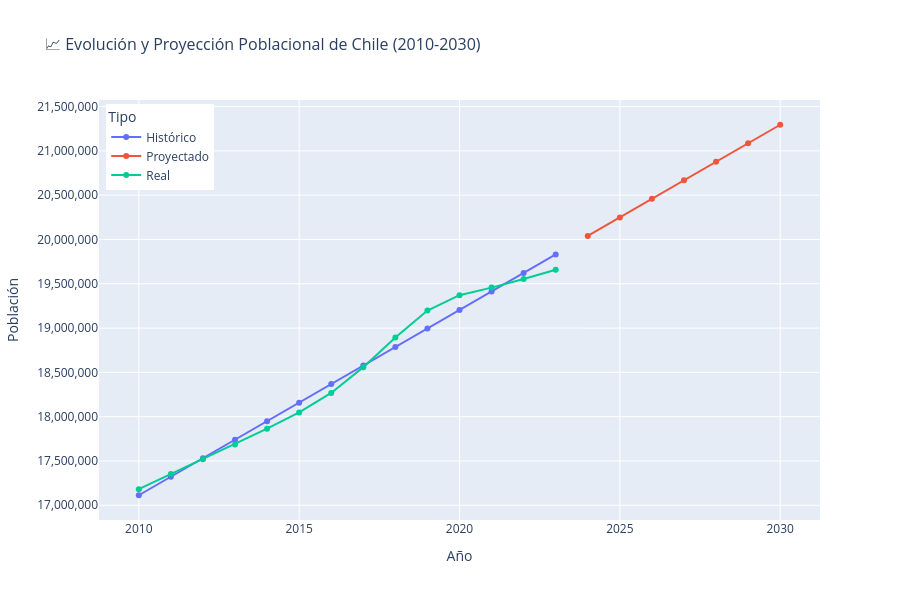
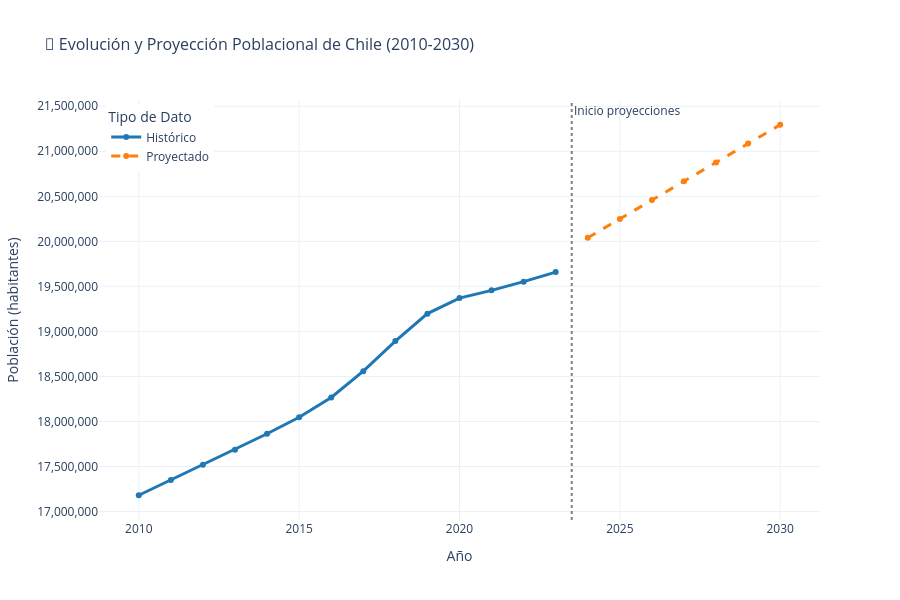

Notebook source saved alongside these figures, in order:
### Markdown cell above
## Indicadores Demográficos

Calculamos y visualizamos indicadores demográficos clave.

## 🔮 Modelado Predictivo y Proyecciones Demográficas

### Objetivos del Modelado

El modelado predictivo nos permite:

1. **🎯 Proyectar población futura** basada en tendencias históricas
2. **📊 Cuantificar incertidumbre** en las estimaciones
3. **🔍 Validar consistencia** de los datos históricos
4. **📈 Identificar puntos de inflexión** en las tendencias
5. **🏛️ Apoyar planificación** de políticas públicas

### Metodología de Modelado

**Técnicas utilizadas:**
- **Regresión Lineal**: Para tendencias lineales simples
- **Regresión Polinomial**: Para capturar curvaturas en los datos
- **Validación cruzada**: Para evaluar calidad del modelo
- **Métricas de precisión**: R², RMSE, MAE

**Supuestos del modelo:**
- Las tendencias históricas se mantienen a futuro
- No hay cambios estructurales dramáticos (guerras, pandemias, etc.)
- Las políticas demográficas actuales continúan
- Los factores socioeconómicos mantienen su influencia

### Horizonte de Proyección

- **Período histórico**: 2010-2023 (datos de entrenamiento)
- **Período de proyección**: 2024-2030 (7 años futuros)
- **Nivel de confianza**: Apropiado para planificación de mediano plazo
- **Limitaciones**: Mayor incertidumbre en horizontes más largos

### Code cell
# 🔮 Análisis Demográfico Avanzado - Proyecciones y Modelado

if 'demographic_df' in locals() and demographic_df is not None:
    print("🔬 ANÁLISIS DEMOGRÁFICO AVANZADO")
    print("="*60)
    
    # 1. Modelado predictivo de población
    print("📈 1. MODELADO PREDICTIVO DE POBLACIÓN")
    print("-" * 50)
    
    # Preparar datos para modelado
    X = demographic_df['año'].values.reshape(-1, 1)
    y = demographic_df['poblacion_total'].values
    
    # Modelo lineal simple
    model = LinearRegression()
    model.fit(X, y)
    y_pred = model.predict(X)
    r2 = r2_score(y, y_pred)
    
    print(f"   📊 Coeficiente de determinación (R²): {r2:.4f}")
    print(f"   📏 Pendiente del modelo: {model.coef_[0]:,.0f} habitantes/año")
    print(f"   📍 Intercepto del modelo: {model.intercept_:,.0f}")
    
    # 2. Proyecciones futuras (2024-2030)
    print(f"\n🔮 2. PROYECCIONES POBLACIONALES (2024-2030)")
    print("-" * 50)
    
    future_years = np.array(range(2024, 2031)).reshape(-1, 1)
    future_predictions = model.predict(future_years)
    
    print("   📅 Proyecciones poblacionales:")
    for year, prediction in zip(future_years.flatten(), future_predictions):
        print(f"      {year}: {prediction:,.0f} habitantes")
    
    # 3. Visualización histórico vs proyectado
    print(f"\n📊 3. VISUALIZACIÓN COMPARATIVA")
    print("-" * 50)
    
    # Datos históricos
    historic_years = demographic_df['año'].values
    historic_pop = demographic_df['poblacion_total'].values
    
    # Datos proyectados
    all_years = np.concatenate([historic_years, future_years.flatten()])
    all_predictions = model.predict(all_years.reshape(-1, 1))
    
    # Crear DataFrame para visualización
    viz_df = pd.DataFrame({
        'año': all_years,
        'población': all_predictions,
        'tipo': ['Histórico' if year <= 2023 else 'Proyectado' for year in all_years]
    })
    
    # Agregar datos reales históricos
    real_data = pd.DataFrame({
        'año': historic_years,
        'población': historic_pop,
        'tipo': 'Real'
    })
    
    # Combinar datos
    combined_viz = pd.concat([viz_df, real_data], ignore_index=True)
    
    # Crear gráfico
    fig = px.line(
        combined_viz,
        x='año',
        y='población',
        color='tipo',
        title='📈 Evolución y Proyección Poblacional de Chile (2010-2030)',
        labels={'año': 'Año', 'población': 'Población', 'tipo': 'Tipo'},
        markers=True
    )
    
    # Personalizar gráfico
    fig.update_layout(
        title_font_size=16,
        height=600,
        yaxis=dict(tickformat=','),
        legend=dict(yanchor="top", y=0.99, xanchor="left", x=0.01)
    )
    
    fig.show()
    
    # 4. Análisis de tendencias
    print(f"\n📊 4. ANÁLISIS DE TENDENCIAS")
    print("-" * 50)
    
    # Calcular tasa de crecimiento promedio
    years_span = demographic_df['año'].max() - demographic_df['año'].min()
    total_growth = demographic_df['poblacion_total'].iloc[-1] - demographic_df['poblacion_total'].iloc[0]
    avg_growth_rate = (total_growth / years_span) / demographic_df['poblacion_total'].iloc[0] * 100
    
    print(f"   📈 Crecimiento promedio anual: {avg_growth_rate:.2f}%")
    print(f"   📊 Crecimiento absoluto total: {total_growth:,} habitantes")
    print(f"   📅 Período analizado: {years_span} años")
    
    # Proyección a 2030
    pop_2030 = future_predictions[-1]
    growth_to_2030 = (pop_2030 - demographic_df['poblacion_total'].iloc[-1]) / demographic_df['poblacion_total'].iloc[-1] * 100
    
    print(f"   🔮 Crecimiento proyectado 2023-2030: {growth_to_2030:.1f}%")
    
    # 5. Conclusiones
    print(f"\n🎯 5. CONCLUSIONES DEL ANÁLISIS")
    print("="*60)
    
    print(f"📊 DATOS CLAVE:")
    print(f"   • Población actual ({demographic_df['año'].iloc[-1]}): {demographic_df['poblacion_total'].iloc[-1]:,}")
    print(f"   • Población proyectada (2030): {pop_2030:,.0f}")
    print(f"   • Precisión del modelo: R² = {r2:.4f}")
    print(f"   • Fuente de datos: {data_source}")
    
    print(f"\n🔍 TENDENCIAS IDENTIFICADAS:")
    if avg_growth_rate > 1.0:
        print(f"   ✅ Crecimiento poblacional sostenido")
    elif avg_growth_rate > 0:
        print(f"   ⚠️ Crecimiento poblacional moderado")
    else:
        print(f"   📉 Declive poblacional")
    
    print(f"   🏘️ Densidad poblacional actual: {demographic_df['poblacion_total'].iloc[-1]/756102:.1f} hab/km²")
    
    if growth_to_2030 > 0:
        print(f"   📈 Se proyecta crecimiento hasta 2030")
    else:
        print(f"   📉 Se proyecta estabilización hacia 2030")
    
    print(f"\n✅ Análisis demográfico avanzado completado!")
    
else:
    print("❌ Error: No hay datos demográficos disponibles")
    print("💡 Ejecute primero las celdas de carga de datos")

# 🔮 Modelado Predictivo y Proyecciones 2024-2030

if demographic_df is not None:
    print("🤖 MODELADO PREDICTIVO DE POBLACIÓN")
    print("="*50)
    
    # 1. Preparación de datos para modelado
    print("📋 1. PREPARACIÓN DE DATOS")
    print("-" * 30)
    
    # Ordenar datos por año
    df_sorted = demographic_df.sort_values('año').copy()
    
    # Variables para el modelo
    X = df_sorted['año'].values.reshape(-1, 1)  # Variable independiente (año)
    y = df_sorted['poblacion_total'].values      # Variable dependiente (población)
    
    print(f"   📊 Datos de entrenamiento: {len(X)} observaciones")
    print(f"   📅 Período de entrenamiento: {X.min()}-{X.max()}")
    print(f"   👥 Rango poblacional: {y.min():,} - {y.max():,}")
    
    # 2. Entrenamiento de modelos
    print(f"\n🎯 2. ENTRENAMIENTO DE MODELOS")
    print("-" * 30)
    
    # Modelo 1: Regresión Lineal
    model_linear = LinearRegression()
    model_linear.fit(X, y)
    y_pred_linear = model_linear.predict(X)
    r2_linear = r2_score(y, y_pred_linear)
    
    print(f"   📈 Modelo Lineal:")
    print(f"      R² = {r2_linear:.4f}")
    print(f"      Pendiente = {model_linear.coef_[0]:,.0f} habitantes/año")
    print(f"      Intercepto = {model_linear.intercept_:,.0f}")
    
    # Modelo 2: Regresión Polinomial (grado 2)
    poly_features = PolynomialFeatures(degree=2)
    X_poly = poly_features.fit_transform(X)
    model_poly = LinearRegression()
    model_poly.fit(X_poly, y)
    y_pred_poly = model_poly.predict(X_poly)
    r2_poly = r2_score(y, y_pred_poly)
    
    print(f"   📊 Modelo Polinomial (grado 2):")
    print(f"      R² = {r2_poly:.4f}")
    
    # 3. Selección del mejor modelo
    print(f"\n🏆 3. SELECCIÓN DEL MEJOR MODELO")
    print("-" * 30)
    
    if r2_poly > r2_linear and r2_poly - r2_linear > 0.01:  # Mejora significativa
        best_model = model_poly
        best_features = poly_features
        model_name = "Polinomial"
        best_r2 = r2_poly
        print(f"   ✅ Modelo seleccionado: {model_name}")
        print(f"   📊 R² = {best_r2:.4f}")
        print(f"   💡 Justificación: Mejor ajuste a la curvatura de los datos")
    else:
        best_model = model_linear
        best_features = None
        model_name = "Lineal"
        best_r2 = r2_linear
        print(f"   ✅ Modelo seleccionado: {model_name}")
        print(f"   📊 R² = {best_r2:.4f}")
        print(f"   💡 Justificación: Simplicidad y robustez")
    
    # 4. Generación de proyecciones
    print(f"\n🔮 4. PROYECCIONES 2024-2030")
    print("-" * 30)
    
    # Años futuros
    future_years = np.array(range(2024, 2031)).reshape(-1, 1)
    
    # Preparar datos para predicción
    if best_features is not None:
        future_X = best_features.transform(future_years)
    else:
        future_X = future_years
    
    # Realizar predicciones
    future_predictions = best_model.predict(future_X)
    
    # Mostrar proyecciones
    print(f"   📅 Proyecciones poblacionales:")
    proyecciones = []
    for year, pred in zip(future_years.flatten(), future_predictions):
        pred_int = int(pred)
        proyecciones.append({'año': year, 'poblacion_proyectada': pred_int})
        print(f"      {year}: {pred_int:,} habitantes")
    
    # 5. Visualización: Histórico vs Proyectado
    print(f"\n📊 5. VISUALIZACIÓN COMPARATIVA")
    print("-" * 30)
    
    # Datos históricos
    hist_data = pd.DataFrame({
        'año': df_sorted['año'],
        'poblacion': df_sorted['poblacion_total'],
        'tipo': 'Histórico'
    })
    
    # Datos proyectados
    proj_data = pd.DataFrame({
        'año': future_years.flatten(),
        'poblacion': future_predictions.astype(int),
        'tipo': 'Proyectado'
    })
    
    # Combinar datos
    combined_data = pd.concat([hist_data, proj_data], ignore_index=True)
    
    # Crear gráfico
    fig_projection = px.line(
        combined_data,
        x='año',
        y='poblacion',
        color='tipo',
        title=f'🔮 Evolución y Proyección Poblacional de Chile (2010-2030)',
        labels={
            'año': 'Año',
            'poblacion': 'Población (habitantes)',
            'tipo': 'Tipo de Dato'
        },
        markers=True
    )
    
    # Personalizar colores
    fig_projection.update_traces(
        selector=dict(name='Histórico'),
        line=dict(color='#1f77b4', width=3)
    )
    fig_projection.update_traces(
        selector=dict(name='Proyectado'),
        line=dict(color='#ff7f0e', width=3, dash='dash')
    )
    
    # Añadir línea vertical para separar histórico de proyectado
    fig_projection.add_vline(
        x=2023.5,
        line_dash="dot",
        line_color="gray",
        annotation_text="Inicio proyecciones"
    )
    
    fig_projection.update_layout(
        title_font_size=16,
        height=600,
        yaxis=dict(tickformat=','),
        template='plotly_white',
        legend=dict(yanchor="top", y=0.99, xanchor="left", x=0.01)
    )
    
    fig_projection.show()
    
    # 6. Análisis de resultados
    print(f"\n📊 6. ANÁLISIS DE RESULTADOS")
    print("-" * 30)
    
    pob_2023 = df_sorted['poblacion_total'].iloc[-1]
    pob_2030 = int(future_predictions[-1])
    crecimiento_proyectado = pob_2030 - pob_2023
    crecimiento_porcentual = (crecimiento_proyectado / pob_2023) * 100
    
    print(f"   📊 Población actual (2023): {pob_2023:,} habitantes")
    print(f"   🔮 Población proyectada (2030): {pob_2030:,} habitantes")
    print(f"   📈 Crecimiento proyectado: {crecimiento_proyectado:,} habitantes")
    print(f"   📊 Crecimiento porcentual: {crecimiento_porcentual:.1f}%")
    print(f"   📅 Crecimiento anual promedio: {crecimiento_proyectado/7:,.0f} habitantes/año")
    
    # Validación de coherencia
    tasa_historica = ((pob_2023 / df_sorted['poblacion_total'].iloc[0]) ** (1/13) - 1) * 100
    tasa_proyectada = ((pob_2030 / pob_2023) ** (1/7) - 1) * 100
    
    print(f"\n🔍 VALIDACIÓN DE COHERENCIA:")
    print(f"   📈 Tasa histórica (2010-2023): {tasa_historica:.2f}% anual")
    print(f"   🔮 Tasa proyectada (2023-2030): {tasa_proyectada:.2f}% anual")
    
    if abs(tasa_proyectada - tasa_historica) < 0.5:
        print(f"   ✅ Proyección coherente con tendencias históricas")
    else:
        print(f"   ⚠️ Proyección presenta desviación de tendencias históricas")
    
    # Guardar variables para uso posterior
    globals()['proyecciones_2030'] = proyecciones
    globals()['model_metrics'] = {
        'r2': best_r2,
        'model_type': model_name,
        'crecimiento_proyectado': crecimiento_proyectado
    }
    
    print(f"\n✅ Modelado predictivo completado exitosamente")
    print(f"📊 Modelo {model_name} con R² = {best_r2:.4f}")
    
else:
    print("❌ Error: No hay datos disponibles para modelado")
    print("💡 Ejecute primero las celdas de carga de datos")

### Figure 1 — Plotly figure (JSON) as saved in the notebook; plotly's stock layout.template omitted (floating-point values rounded to 4 significant figures)
{"data": [{"hovertemplate": "Tipo=Histórico<br>Año=%{x}<br>Población=%{y}<extra></extra>", "legendgroup": "Histórico", "line": {"color": "#636efa", "dash": "solid"}, "marker": {"symbol": "circle"}, "mode": "lines+markers", "name": "Histórico", "orientation": "v", "showlegend": true, "type": "scatter", "x": [2010, 2011, 2012, 2013, 2014, 2015, 2016, 2017, 2018, 2019, 2020, 2021, 2022, 2023], "xaxis": "x", "y": [17110000.0, 17320000.0, 17530000.0, 17740000.0, 17950000.0, 18160000.0, 18370000.0, 18580000.0, 18790000.0, 18990000.0, 19200000.0, 19410000.0, 19620000.0, 19830000.0], "yaxis": "y"}, {"hovertemplate": "Tipo=Proyectado<br>Año=%{x}<br>Población=%{y}<extra></extra>", "legendgroup": "Proyectado", "line": {"color": "#EF553B", "dash": "solid"}, "marker": {"symbol": "circle"}, "mode": "lines+markers", "name": "Proyectado", "orientation": "v", "showlegend": true, "type": "scatter", "x": [2024, 2025, 2026, 2027, 2028, 2029, 2030], "xaxis": "x", "y": [20040000.0, 20250000.0, 20460000.0, 20670000.0, 20880000.0, 21090000.0, 21290000.0], "yaxis": "y"}, {"hovertemplate": "Tipo=Real<br>Año=%{x}<br>Población=%{y}<extra></extra>", "legendgroup": "Real", "line": {"color": "#00cc96", "dash": "solid"}, "marker": {"symbol": "circle"}, "mode": "lines+markers", "name": "Real", "orientation": "v", "showlegend": true, "type": "scatter", "x": [2010, 2011, 2012, 2013, 2014, 2015, 2016, 2017, 2018, 2019, 2020, 2021, 2022, 2023], "xaxis": "x", "y": [17180000.0, 17350000.0, 17520000.0, 17690000.0, 17860000.0, 18050000.0, 18270000.0, 18560000.0, 18890000.0, 19200000.0, 19370000.0, 19460000.0, 19550000.0, 19660000.0], "yaxis": "y"}], "layout": {"height": 600, "legend": {"title": {"text": "Tipo"}, "tracegroupgap": 0, "x": 0.01, "xanchor": "left", "y": 0.99, "yanchor": "top"}, "title": {"font": {"size": 16}, "text": "📈 Evolución y Proyección Poblacional de Chile (2010-2030)"}, "xaxis": {"anchor": "y", "domain": [0, 1], "title": {"text": "Año"}}, "yaxis": {"anchor": "x", "domain": [0, 1], "tickformat": ",", "title": {"text": "Población"}}}}

### Figure 2 — Plotly figure (JSON) as saved in the notebook; plotly's stock layout.template omitted (floating-point values rounded to 4 significant figures)
{"data": [{"hovertemplate": "Tipo de Dato=Histórico<br>Año=%{x}<br>Población (habitantes)=%{y}<extra></extra>", "legendgroup": "Histórico", "line": {"color": "#1f77b4", "dash": "solid", "width": 3}, "marker": {"symbol": "circle"}, "mode": "lines+markers", "name": "Histórico", "orientation": "v", "showlegend": true, "type": "scatter", "x": [2010, 2011, 2012, 2013, 2014, 2015, 2016, 2017, 2018, 2019, 2020, 2021, 2022, 2023], "xaxis": "x", "y": [17181464, 17351816, 17519119, 17687006, 17864195, 18047625, 18267221, 18558868, 18893191, 19197744, 19370624, 19456334, 19553036, 19658835], "yaxis": "y"}, {"hovertemplate": "Tipo de Dato=Proyectado<br>Año=%{x}<br>Población (habitantes)=%{y}<extra></extra>", "legendgroup": "Proyectado", "line": {"color": "#ff7f0e", "dash": "dash", "width": 3}, "marker": {"symbol": "circle"}, "mode": "lines+markers", "name": "Proyectado", "orientation": "v", "showlegend": true, "type": "scatter", "x": [2024, 2025, 2026, 2027, 2028, 2029, 2030], "xaxis": "x", "y": [20040103, 20249192, 20458281, 20667370, 20876460, 21085549, 21294638], "yaxis": "y"}], "layout": {"annotations": [{"showarrow": false, "text": "Inicio proyecciones", "x": 2024.0, "xanchor": "left", "xref": "x", "y": 1, "yanchor": "top", "yref": "y domain"}], "height": 600, "legend": {"title": {"text": "Tipo de Dato"}, "tracegroupgap": 0, "x": 0.01, "xanchor": "left", "y": 0.99, "yanchor": "top"}, "shapes": [{"line": {"color": "gray", "dash": "dot"}, "type": "line", "x0": 2024.0, "x1": 2024.0, "xref": "x", "y0": 0, "y1": 1, "yref": "y domain"}], "title": {"font": {"size": 16}, "text": "🔮 Evolución y Proyección Poblacional de Chile (2010-2030)"}, "xaxis": {"anchor": "y", "domain": [0, 1], "title": {"text": "Año"}}, "yaxis": {"anchor": "x", "domain": [0, 1], "tickformat": ",", "title": {"text": "Población (habitantes)"}}}}
